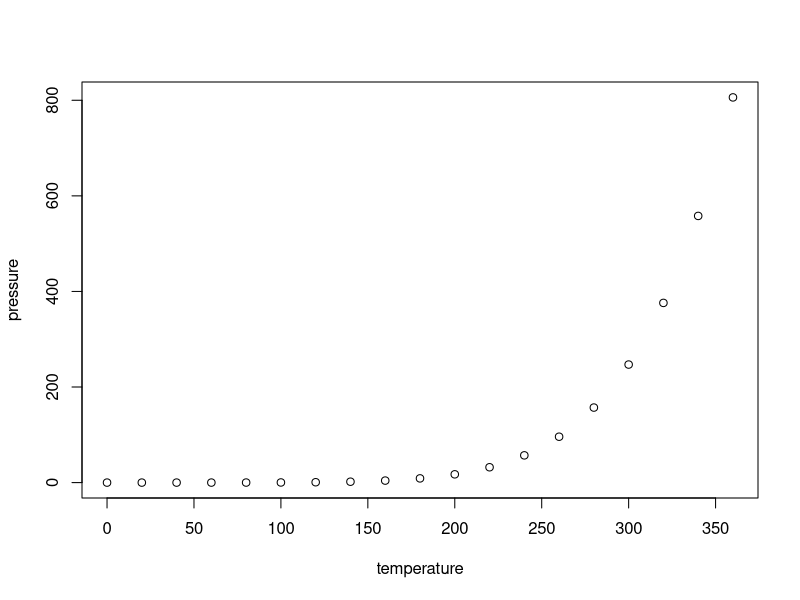
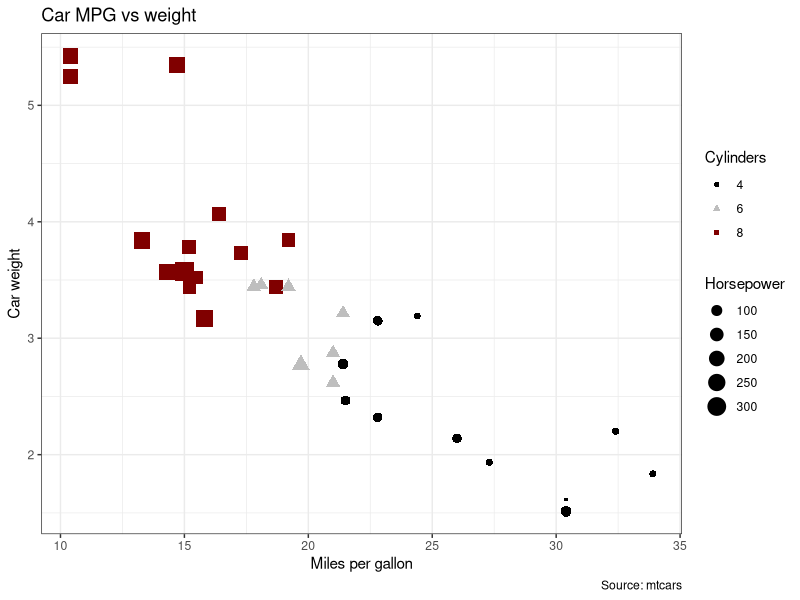

Reproduce these figures in R, in order.
## ---- chunk 1
knitr::opts_chunk$set(echo = TRUE)
library(tidyverse)
## ---- chunk 2
summary(cars)
## ---- chunk 3
plot(pressure)
## ---- chunk 4
library(tidyverse)
ggplot(mtcars)+ 
       geom_point(aes(x = mpg, y = wt, 
                      color = factor(cyl),
                      shape = factor(cyl),
                      size = hp))+ 
                      #label = rownames(mtcars), check_overlap = TRUE) +
  theme_bw() +
  scale_color_manual(values = c("black", "gray", "#800000") ) +
  labs(title = "Car MPG vs weight", 
       x = 'Miles per gallon',
       y = 'Car weight',
       shape="Cylinders", size="Horsepower", color = "Cylinders",
       caption = "Source: mtcars")

